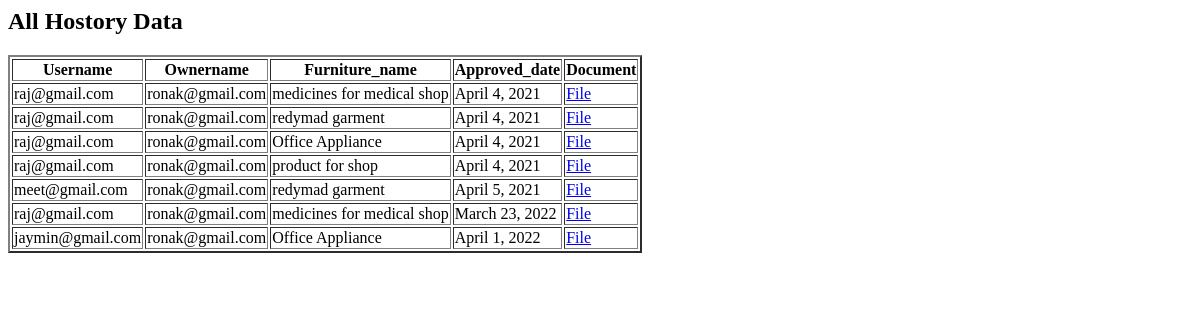
Before: /userbuy/ (signed in) with the older database file.
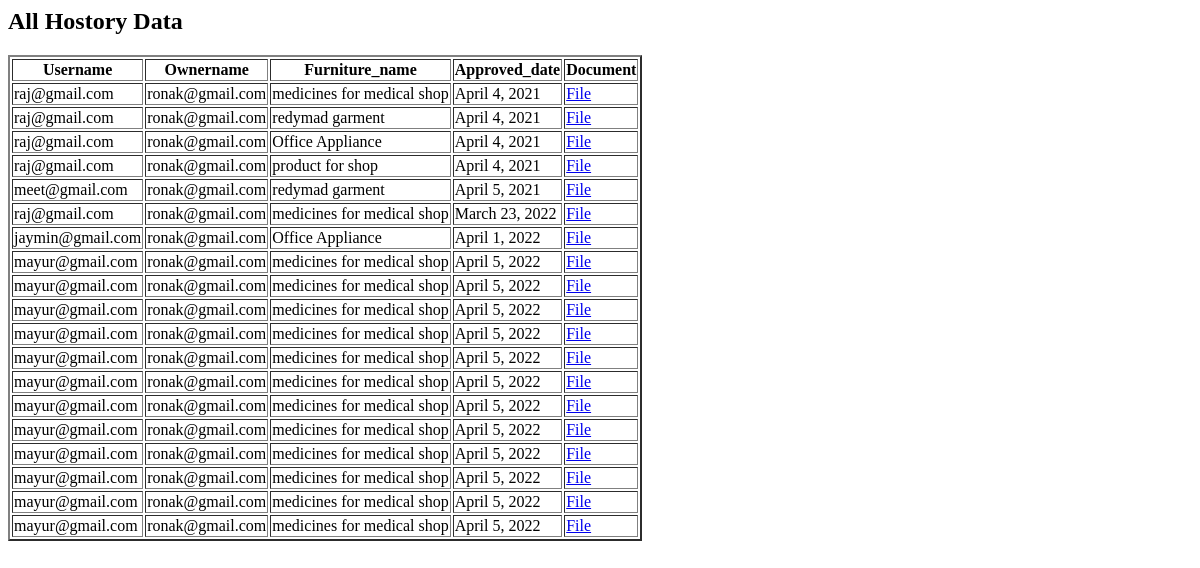
After: the same page with the newer database file.
### mainapp/models.py (models this page shows, shortened)
class Booking(models.Model):
    user_id=models.ForeignKey(UserRegistration,on_delete=models.CASCADE)
    owner_id=models.ForeignKey(OwnerDetails,on_delete=models.CASCADE,null=True)
    prop_id=models.ForeignKey(ListingModel,on_delete=models.CASCADE)
    document=models.FileField(upload_to='file/')
    boked=models.BooleanField(default=False)
    date=models.DateField(null=True)

class UserRegistration(models.Model):
    full_name = models.CharField(max_length = 50)
    mobile_num = models.IntegerField()
    email_id = models.EmailField(unique=True)
    password = models.CharField(max_length=50)
    is_approved=models.BooleanField(default=False)
    def __str__(self):
        return self.email_id

class OwnerDetails(models.Model):
    Ownername=models.CharField(max_length=30)
    Owneremail=models.EmailField(unique=True)
    Ownerphone=models.PositiveIntegerField()
    Ownerstate=models.CharField(max_length=30)
    password=models.CharField(max_length=10)
    Amount=models.IntegerField(default=1)
    Approved=models.BooleanField(default=False)
    def __str__(self):
        return self.Owneremail

class ListingModel(models.Model):
    email_id = models.CharField(max_length=50,blank=True, null=True)
    view_count = models.IntegerField(default = 0)
    property_id = models.IntegerField(default=0)
    title = models.CharField(max_length=50)
    address = models.TextField(max_length=200)
    price = models.IntegerField(default=0)
    image = models.ImageField(upload_to = "images/")
    video=models.FileField(upload_to="video/",default='',null=True,blank=True)
    description = models.TextField(max_length=500)
    country = models.CharField("Area",max_length=50)
    city_type = models.CharField(max_length=50)
    rooms = models.IntegerField(default=0)
    AC = models.BooleanField(default=False)
    verified = models.BooleanField(default=False)
    available = models.BooleanField(default=True)
    def __str__(self):
        return self.title

### mainapp/views.py (the view)
# urls.py: path('userbuy/',userbuy,name='userbuy'),
def userbuy(request):
    if 'Owneremail' in request.session.keys():
        owner=OwnerDetails.objects.get(Owneremail=request.session['Owneremail'])
        mod=Booking.objects.filter(owner_id=owner)
        return render(request,'userbuy.html',{'owner':owner,'mod':mod})
    else:
        return redirect('ownerlogin')

### mainapp/templates/userbuy.html
<html>
    <head>
        <h2>All Hostory Data</h2>
    </head>
    <table border="2px">
        <thead>
            <th>Username</th>
            <th>Ownername</th>
            <th>Furniture_name</th>
            <th>Approved_date</th>
            <th>Document</th>
        </thead>
        <tbody>
            {% for i in mod %}
            <tr>
                <td>{{i.user_id}}</td>
                <td>{{i.owner_id}}</td>
                <td>{{i.prop_id}}</td>
                <td>{{i.date}}</td>
                <td>
                    <object data="{{i.document.url}}" type="application/pdf,.zip,.rar,.7zip" width="150" height="200">
                        <a target="_blank" href="{{i.document.url}}">File</a>
                      </object>
                </td>
            </tr>
            {% endfor %}
        </tbody>
    </table>
</html>

Changed rows visible on the page:
added Booking: user_id "mayur@gmail.com", owner_id "ronak@gmail.com", prop_id "medicines for medical shop", date "April 5, 2022"
added Booking: user_id "mayur@gmail.com", owner_id "ronak@gmail.com", prop_id "medicines for medical shop", date "April 5, 2022"
added Booking: user_id "mayur@gmail.com", owner_id "ronak@gmail.com", prop_id "medicines for medical shop", date "April 5, 2022"
added Booking: user_id "mayur@gmail.com", owner_id "ronak@gmail.com", prop_id "medicines for medical shop", date "April 5, 2022"
added Booking: user_id "mayur@gmail.com", owner_id "ronak@gmail.com", prop_id "medicines for medical shop", date "April 5, 2022"
added Booking: user_id "mayur@gmail.com", owner_id "ronak@gmail.com", prop_id "medicines for medical shop", date "April 5, 2022"
added Booking: user_id "mayur@gmail.com", owner_id "ronak@gmail.com", prop_id "medicines for medical shop", date "April 5, 2022"
added Booking: user_id "mayur@gmail.com", owner_id "ronak@gmail.com", prop_id "medicines for medical shop", date "April 5, 2022"
added Booking: user_id "mayur@gmail.com", owner_id "ronak@gmail.com", prop_id "medicines for medical shop", date "April 5, 2022"
added Booking: user_id "mayur@gmail.com", owner_id "ronak@gmail.com", prop_id "medicines for medical shop", date "April 5, 2022"
added Booking: user_id "mayur@gmail.com", owner_id "ronak@gmail.com", prop_id "medicines for medical shop", date "April 5, 2022"
added Booking: user_id "mayur@gmail.com", owner_id "ronak@gmail.com", prop_id "medicines for medical shop", date "April 5, 2022"
